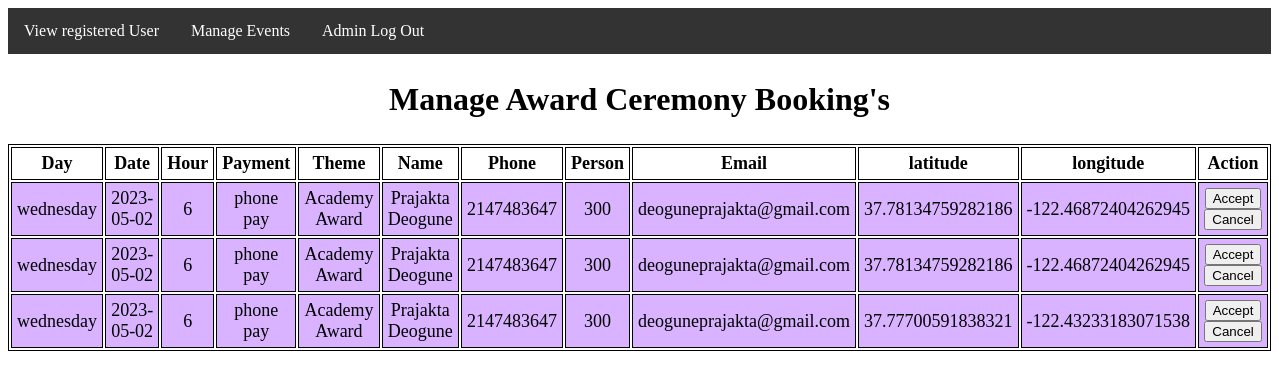
The page /ManageAward.php on the database its author committed.
### tables this page shows
CREATE TABLE `award` (
  `Day` text NOT NULL,
  `Date` varchar(15) NOT NULL,
  `Hour` int(7) NOT NULL,
  `Payment` text NOT NULL,
  `Theme` text NOT NULL,
  `Name` longtext NOT NULL,
  `Phone` int(10) NOT NULL,
  `Person` bigint(10) NOT NULL,
  `email` varchar(30) NOT NULL,
  `latitude` double NOT NULL,
  `longitude` double NOT NULL
);

### ManageAward.php (the view, shortened to what this page needs)
<?php
include "db_connect.php";
include "adminNavbar.php";
$sql = "SELECT * FROM award";
$result = $conn->query($sql);
?>
<!DOCTYPE html>
<html lang="en">
<head>
</head>
<body>
	<section>
		<h1>Manage Award Ceremony Booking's</h1>
		<table>
			<tr>
				<th>Day</th>
				<th>Date</th>
				<th>Hour</th>
				<th>Payment</th>
				<th>Theme</th>
				<th>Name</th>
				<th>Phone</th>
				<th>Person</th>
				<th>Email</th>
				<th>latitude</th>
				<th>longitude</th>
				<th>Action</th>
			</tr>
			<?php
				while($rows=$result->fetch_assoc())
				{
			?>
			<tr>
				<td><?php echo $rows['Day'];?></td>
				<td><?php echo $rows['Date'];?></td>
				<td><?php echo $rows['Hour'];?></td>
				<td><?php echo $rows['Payment'];?></td>
				<td><?php echo $rows['Theme'];?></td>
				<td><?php echo $rows['Name'];?></td>
				<td><?php echo $rows['Phone'];?></td>
				<td><?php echo $rows['Person'];?></td>
				<td><?php echo $rows['email'];?></td>
				<td><?php echo $rows['latitude'];?></td>
				<td><?php echo $rows['longitude'];?></td>
				<td>
				<input type="submit" onClick="location.href='acceptAwardMail.php'" value="Accept">
				<input type="submit" onClick="location.href='cancelAwardMail.php'" value="Cancel">
				</td>
			</tr>
			<?php
				}
			?>
		</table>
	</section>
</body>
</html>

### ManageAward.php (style rules this page uses)
table { margin: 0 auto; font-size: large; border: 1px solid black; }
h1 { text-align: center; color: #000000; font-size: xx-large; font-family: 'Gill Sans', 'Gill Sans MT', ' Calibri', 'Trebuchet MS', 'sans-serif'; }
td { background-color: #d9b3ff; border: 1px solid black; }
th, td { font-weight: bold; border: 1px solid black; padding: 5px; text-align: center; }
td { font-weight: lighter; }

### rows shown on the page
award: Day "wednesday", Date "2023-05-02", Hour "6", Payment "phone pay", Theme "Academy Award", Name "Prajakta Deogune", Phone "2147483647", Person "300", email "deoguneprajakta@gmail.com", latitude "37.78134759282186", longitude "-122.46872404262945"
award: Day "wednesday", Date "2023-05-02", Hour "6", Payment "phone pay", Theme "Academy Award", Name "Prajakta Deogune", Phone "2147483647", Person "300", email "deoguneprajakta@gmail.com", latitude "37.78134759282186", longitude "-122.46872404262945"
award: Day "wednesday", Date "2023-05-02", Hour "6", Payment "phone pay", Theme "Academy Award", Name "Prajakta Deogune", Phone "2147483647", Person "300", email "deoguneprajakta@gmail.com", latitude "37.77700591838321", longitude "-122.43233183071538"
